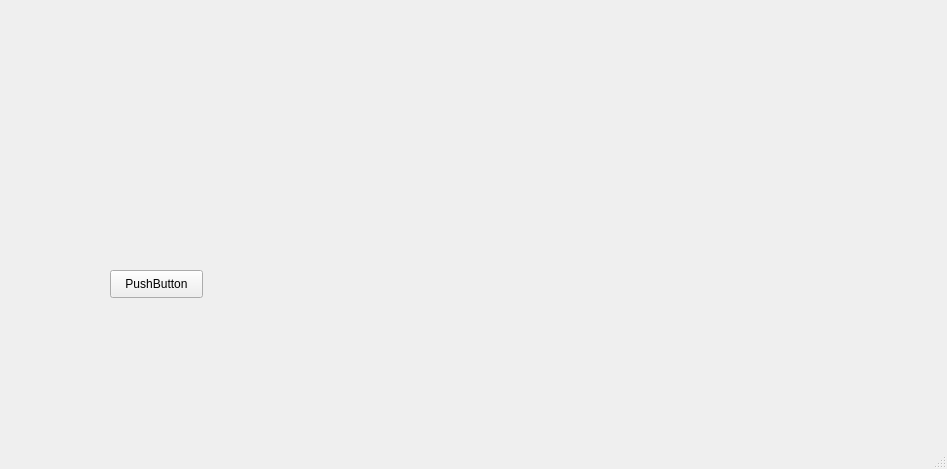
<?xml version="1.0" encoding="UTF-8"?>
<ui version="4.0">
 <class>MainWindow</class>
 <widget class="QMainWindow" name="MainWindow">
  <property name="geometry">
   <rect>
    <x>0</x>
    <y>0</y>
    <width>947</width>
    <height>469</height>
   </rect>
  </property>
  <property name="windowTitle">
   <string>MainWindow</string>
  </property>
  <widget class="QWidget" name="centralwidget">
   <widget class="QLabel" name="label">
    <property name="geometry">
     <rect>
      <x>30</x>
      <y>30</y>
      <width>231</width>
      <height>221</height>
     </rect>
    </property>
    <property name="text">
     <string/>
    </property>
    <property name="pixmap">
     <pixmap>Toby.jpg</pixmap>
    </property>
    <property name="scaledContents">
     <bool>true</bool>
    </property>
    <property name="indent">
     <number>-3</number>
    </property>
   </widget>
   <widget class="QPushButton" name="pushButton">
    <property name="geometry">
     <rect>
      <x>110</x>
      <y>270</y>
      <width>93</width>
      <height>28</height>
     </rect>
    </property>
    <property name="text">
     <string>PushButton</string>
    </property>
   </widget>
  </widget>
  <widget class="QMenuBar" name="menubar">
   <property name="geometry">
    <rect>
     <x>0</x>
     <y>0</y>
     <width>947</width>
     <height>26</height>
    </rect>
   </property>
  </widget>
  <widget class="QStatusBar" name="statusbar"/>
 </widget>
 <resources/>
 <connections/>
</ui>
